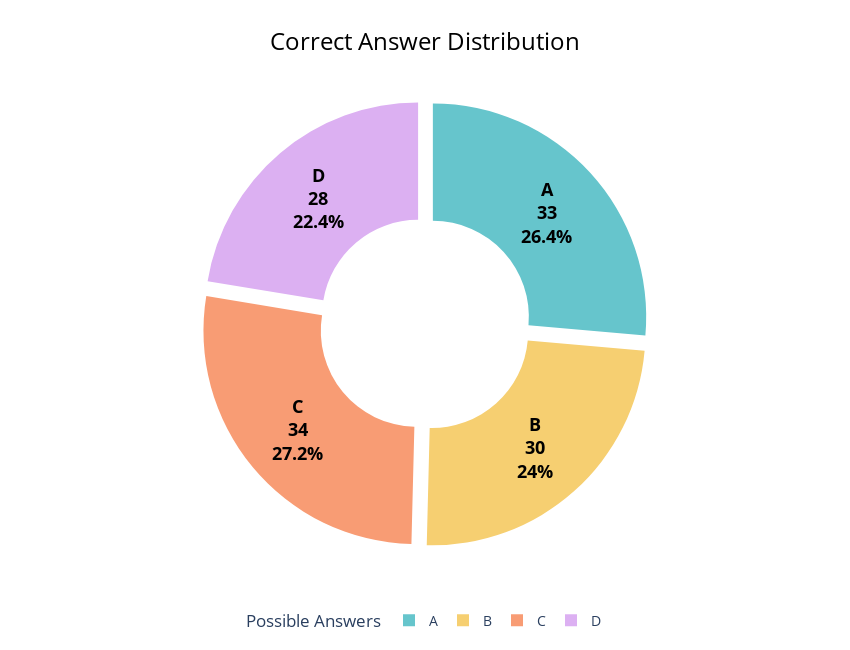

Write notebook code for a chart like this one.
### Markdown cell above
### 1.4. Correct Answer Distribution

### Code cell
correct_answer_distribution = Counter(world_med_qa_v_dataset['correct_option'])
correct_answer_distribution_df = pd.DataFrame({
    "correct_option": correct_answer_distribution.keys(),
    "count": correct_answer_distribution.values()
})
correct_answer_distribution_df = correct_answer_distribution_df.sort_values('correct_option')

correct_answer_distribution_pie_chart = px.pie(
    data_frame=correct_answer_distribution_df,
    names='correct_option',
    values="count",
    title="Correct Answer Distribution",
    hole=0.45,
    category_orders={
        "correct_option": sorted(correct_answer_distribution.keys())
    },
    color='correct_option',
    color_discrete_sequence=px.colors.qualitative.Pastel
)

correct_answer_distribution_pie_chart.update_traces(
    textposition='inside',
    textinfo='percent+label+value',
    pull=[0.05] * len(correct_answer_distribution_df),
    textfont=dict(size=18, color='black', weight='bold')
)

correct_answer_distribution_pie_chart.update_layout(
    legend=dict(
        title='Possible Answers',
        orientation='h',
        yanchor='bottom',
        y=-0.2,
        xanchor='center',
        x=0.5,
        font=dict(size=14)
    ),
    width=850,
    height=650,
    title=dict(
        x=0.5,
        font=dict(size=24, color="black")
    ),
)

correct_answer_distribution_pie_chart.show()

### Figure 1 — Plotly figure (JSON) as saved in the notebook; plotly's stock layout.template omitted (floating-point values rounded to 4 significant figures)
{"data": [{"customdata": [["A"], ["B"], ["C"], ["D"]], "direction": "clockwise", "domain": {"x": [0, 1], "y": [0, 1]}, "hole": 0.45, "hovertemplate": "correct_option=%{customdata[0]}<br>count=%{value}<extra></extra>", "labels": ["A", "B", "C", "D"], "legendgroup": "", "marker": {"colors": ["rgb(102, 197, 204)", "rgb(246, 207, 113)", "rgb(248, 156, 116)", "rgb(220, 176, 242)"]}, "name": "", "pull": [0.05, 0.05, 0.05, 0.05], "showlegend": true, "sort": false, "textfont": {"color": "black", "size": 18, "weight": "bold"}, "textinfo": "percent+label+value", "textposition": "inside", "type": "pie", "values": [33, 30, 34, 28]}], "layout": {"height": 650, "legend": {"font": {"size": 14}, "orientation": "h", "title": {"text": "Possible Answers"}, "tracegroupgap": 0, "x": 0.5, "xanchor": "center", "y": -0.2, "yanchor": "bottom"}, "piecolorway": ["rgb(102, 197, 204)", "rgb(246, 207, 113)", "rgb(248, 156, 116)", "rgb(220, 176, 242)", "rgb(135, 197, 95)", "rgb(158, 185, 243)", "rgb(254, 136, 177)", "rgb(201, 219, 116)", "rgb(139, 224, 164)", "rgb(180, 151, 231)", "rgb(179, 179, 179)"], "title": {"font": {"color": "black", "size": 24}, "text": "Correct Answer Distribution", "x": 0.5}, "width": 850}}
